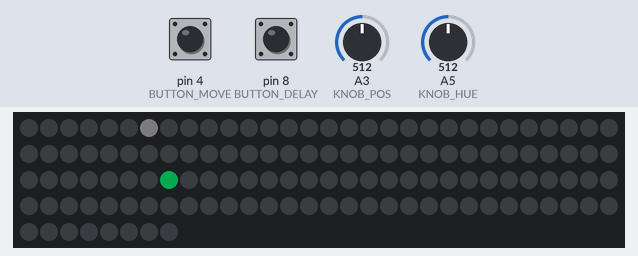
Bench run of a sketch on a simulated Arduino Uno, built with avr-gcc and run on an emulated ATmega328P. Shown: 128 RGB LEDs in strip order, left to right, continuing on the next row. The test bench sets the inputs (shaded band); at power-on: A5 (KNOB_HUE) = 512, A3 (KNOB_POS) = 512, pin 4 (BUTTON_MOVE) HIGH, pin 8 (BUTTON_DELAY) HIGH. Dim RGB values are drawn brighter than linear.

Above: at 3.8 s.
3.9 s: A5 (KNOB_HUE) set to 716
5.4 s: A3 (KNOB_POS) set to 716
At 5.49 s:
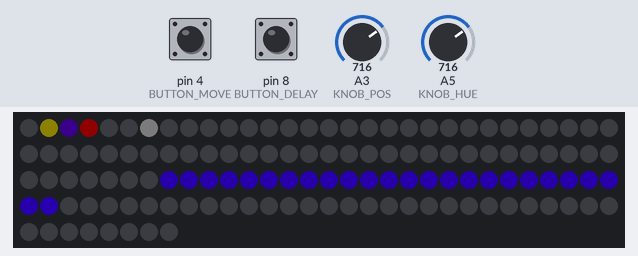
7.0 s: pin 4 (BUTTON_MOVE) pulled LOW for 0.15 s
At 7.8 s:
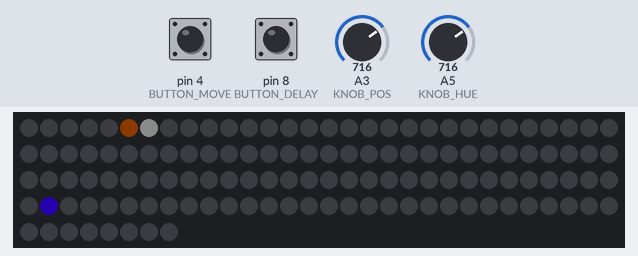
8.6 s: A3 (KNOB_POS) set to 122
At 9.04 s:
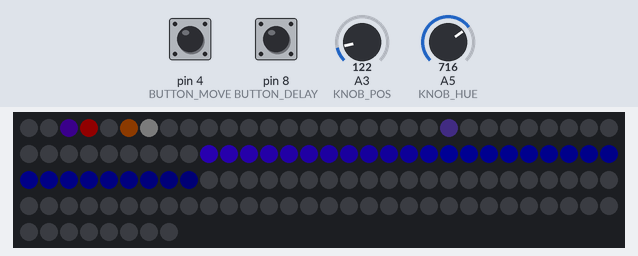
10.7 s: A5 (KNOB_HUE) set to 900
At 11.1 s:
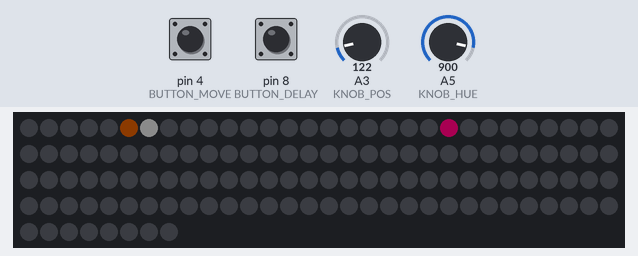
12.2 s: A3 (KNOB_POS) set to 900
At 12.66 s:
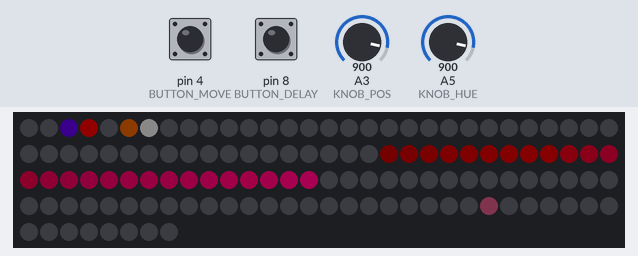
Timing chart, 0 to 15.2 s (numbered marks = the images above; inputs shaded):
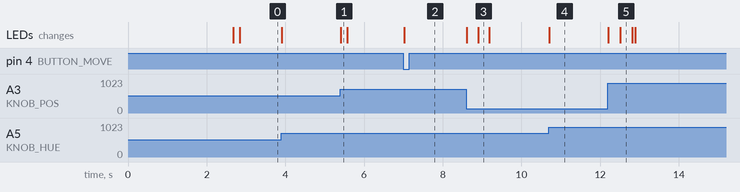

The sketch:

ws2812_knobs.ino
```cpp
// Author: Mark Fletcher
//   Date: 2022-04-01

/* Description:
 *     A ws2812 strip is illuminated based on inputs from 2 knobs. One knob
 * controls the hue of illumination, and the other knob controls the position
 * of illumination. The point at the position will be illuminated with the
 * selected hue at full brightness, and when the point is moved, a trail will
 * be left that gradually fades away.
 *
 * There are additional parameters controlled by pushbutton inputs. One button
 * is used to cycle between different methods of moving the light point. The
 * other button is used to cycle through different delay times so that the strip
 * animation can be slowed down to better see what's going on.
 *
 * Debug level 1 is recommended, as it gives a good indication of the settings
 * directly on the strip itself without being overly intrusive.
 */


#include <FastLED.h>
/* ?? FASTLED_USING_NAMESPACE ?? */


//-----------------------------------//
//--- CONFIGURATION AND CONSTANTS ---//

// Set debug level with M_DEBUG
// 0: Debug off
// 1: Debug display on lights (see note on UNRESERVED_START below)
// 2: Debug display on serial monitor (+ slower default operation)
#define M_DEBUG 1

// LED-related constants
#define LED_TYPE WS2812B
#define COLOR_ORDER GRB
#define DATA_PIN 2
#define MAX_BRIGHTNESS 128
#define STATUS_BRIGHTNESS 64
const uint16_t NUM_LEDS = 128;

#if M_DEBUG == 1
	/* Bottom area of led strip is reserved for debug display. The constant
	 * below should equal the number of status leds + 1 for divider.
	 * Legend:
	 *   0: Hue change
	 *   1: Position target change
	 *   2: Position change
	 *   3: Inactive led fade change
	 *   4: Delay time setting
	 *   5: Move style setting
	 *
	 *   UNRESERVED_START - 1: Divider (white, pulses when updating)
	 */
	#define UNRESERVED_START 7
#else
	#define UNRESERVED_START 0
#endif

// Input-related constants
#define KNOB_POS A3
#define KNOB_HUE A5
#define BUTTON_MOVE 4
#define BUTTON_DELAY 8

#define DELAY_MAX 1024
#define DEBOUNCE_MILLIS 20

// Status constants
typedef uint8_t status_t;  // Set C_RES to MSB value of type
#define CHANGED_RESERVED 0x80
#define CHANGED_HUE 0x01
#define CHANGED_TAR 0x02
#define CHANGED_MOV 0x04
#define CHANGED_FAD 0x08


//---------------//
//--- GLOBALS ---//

uint8_t hue;
uint16_t position = UNRESERVED_START;
uint16_t position_target;
CRGB leds[NUM_LEDS];

// Movement style to use when shifting position
// 0: (default) Fill area between and jump to target
// 1: Step position toward target with each frame
// 2: Jump to target with no in-between
const uint8_t move_style_count = 3;
uint8_t move_style = 0;
CRGB move_style_status = CRGB::Black;

// Delay to use at end of main loop
uint16_t delay_time = 0;
CRGB delay_time_status = CRGB::Black;


//---------------------------//
//--- FUNCTION PROTOTYPES ---//

void handleButtonMove(void);
void handleButtonDelay(void);

status_t logicHue(void);
status_t logicTarg(void);
status_t logicMove(void);
status_t logicFade(void);


//------------------------------//
//--- STRUCTS AND MISC TYPES ---//

// Struct of parameters for button debouncing
typedef struct {
	      uint8_t pin;            // Input pin number
	unsigned long lastPressTime;  // Initialize to 0
	          int lastState;      // Init to HIGH for pullup, LOW for pulldown
	          int trigger_on;     // Set to LOW for pullup, HIGH for pulldown
} buttonTracker;


//----------------------//
//--- MAIN FUNCTIONS ---//

void setup(void){
	// "Power up safety delay" -- seeing 3000 used here commonly
	delay(2666);

#if M_DEBUG == 2
	delay_time = 1000;
	delay_time_status = CHSV(map(delay_time, 0, DELAY_MAX, 0, 224), 255, STATUS_BRIGHTNESS);

	Serial.begin(9600);
	while(!Serial){;}
#endif

	pinMode(DATA_PIN, OUTPUT);

	pinMode(KNOB_HUE, INPUT);
	pinMode(KNOB_POS, INPUT);
	pinMode(BUTTON_MOVE, INPUT_PULLUP);
	pinMode(BUTTON_DELAY, INPUT_PULLUP);

	FastLED
		.addLeds<LED_TYPE, DATA_PIN, COLOR_ORDER>(leds, NUM_LEDS)
		.setCorrection(TypicalLEDStrip)
//		.setBrightness(MAX_BRIGHTNESS)
	;

	fill_solid(leds, NUM_LEDS, CRGB::Black);

#if M_DEBUG == 1
	leds[UNRESERVED_START - 1] = CHSV(0, 0, STATUS_BRIGHTNESS);
#endif

	FastLED.show();
}


void loop(void){
	status_t changed = 0;

	handleButtonMove();
	handleButtonDelay();

	changed |= logicHue();
	changed |= logicTarg();
	changed |= logicMove();
	changed |= logicFade();

#if M_DEBUG == 1
	// Set status lights and check if they need updating
	CRGB sleds[UNRESERVED_START - 1];
	memcpy(sleds, leds, (UNRESERVED_START - 1) * sizeof(leds[0]));

	leds[0] = CHSV( 96, 255, ((changed & CHANGED_HUE) > 0) * STATUS_BRIGHTNESS);
	leds[1] = CHSV( 64, 255, ((changed & CHANGED_TAR) > 0) * STATUS_BRIGHTNESS);
	leds[2] = CHSV(192, 255, ((changed & CHANGED_MOV) > 0) * STATUS_BRIGHTNESS);
	leds[3] = CHSV(  0, 255, ((changed & CHANGED_FAD) > 0) * STATUS_BRIGHTNESS);
	leds[4] = delay_time_status;
	leds[5] = move_style_status;

	for(uint8_t j = 0; j < UNRESERVED_START - 1; ++j){
		if(sleds[j] != leds[j]){
			changed |= CHANGED_RESERVED;
			break;
		}
	}
#endif

	if(changed){
#if M_DEBUG == 1
		leds[UNRESERVED_START - 1] = CHSV(0, 0, beatsin16(120, STATUS_BRIGHTNESS - 40, STATUS_BRIGHTNESS));
#elif M_DEBUG == 2
		char str[50];
		sprintf(str, "updating (%u) p.%u h.%u T+%lu", changed, position, hue, millis());
		Serial.println(str);
		delay(10);  // Delay after serial, before FLED show for reasons
#endif

		if(position != position_target) leds[position_target] = CHSV(hue, 128, 42);
		leds[position] = CHSV(hue, 255, MAX_BRIGHTNESS);
		FastLED.show();
	}

	delay(delay_time);
}


//-----------------------//
//--- INPUT FUNCTIONS ---//

/**
 * Generic button handling function.
 * Takes in a buttonTracker struct and uses and sets values therein to read
 * buttons and apply debouncing. Returns TRUE if a debounced button press
 * occured, FALSE otherwise. Will only return TRUE once per detected button
 * press.
 */
bool handleButton(buttonTracker * params){
	int bval = digitalRead(params->pin);

	// State changed - set timer and track new state
	if(bval != params->lastState){
		params->lastPressTime = millis();
		params->lastState = bval;
		return false;
	}

	// No state change and no timer set - do nothing
	if(params->lastPressTime == 0) return false;
	// Timer set, but not time to trigger yet - do nothing
	if(millis() - params->lastPressTime <= DEBOUNCE_MILLIS) return false;

	// Debounce time elapsed and state steady - apply current bval
	params->lastPressTime = 0;
	return bval == params->trigger_on;
}


/**
 * Handler for the movement style button.
 * Cycles through the movement styles when the relevant button is pressed and
 * sets the related status light to the corresponding color.
 */
void handleButtonMove(void){
	static buttonTracker params = {
		.pin = BUTTON_MOVE,
		.lastPressTime = 0,
		.lastState = HIGH,
		.trigger_on = LOW
	};

	if(handleButton(&params)){
		move_style = (move_style + 1) % move_style_count;

		switch(move_style){
		// 1: Step with frame
		case 1: move_style_status = CHSV(32, 255, STATUS_BRIGHTNESS); break;
		// 2: Jump to target
		case 2: move_style_status = CHSV(128, 255, STATUS_BRIGHTNESS); break;
		// default: Fill and jump
		default: move_style_status = CRGB::Black;
		}
	}
}


/**
 * Handler for the delay time button.
 * Increases the delay when the relevant button is pressed. The delay will be
 * stepped up by doubling, up to the DELAY_MAX value. Once DELAY_MAX is
 * exceeded, the delay will wrap back to zero.
 */
void handleButtonDelay(void){
	static buttonTracker params = {
		.pin = BUTTON_DELAY,
		.lastPressTime = 0,
		.lastState = HIGH,
		.trigger_on = LOW
	};

	if(handleButton(&params)){
		delay_time = (delay_time == 0) ? 8 : delay_time * 2;
		if(delay_time > DELAY_MAX) delay_time = 0;
		delay_time_status = (delay_time == 0)
			? CHSV(0, 0, 0)
			: CHSV(map(delay_time, 0, DELAY_MAX, 0, 224), 255, STATUS_BRIGHTNESS)
		;
	}
}


//-----------------------//
//--- LOGIC FUNCTIONS ---//

/**
 * Logic for hue control.
 * Reads the value of the hue knob's pin and determines if a change has been
 * made and what value to set for the hue if so. Returns the CHANGED_HUE status
 * code if a change was made or 0 if no change.
 */
status_t logicHue(void){
	static uint16_t last_hue = -1;

	uint16_t hue_reading = analogRead(KNOB_HUE);
	if(hue_reading == last_hue) return 0;

	uint8_t hpre = hue;
	hue = map(hue_reading, 0, 1024, 0, 255);
	last_hue = hue_reading;

	// Only register change if hue itself changed
	return (hpre != hue) * CHANGED_HUE;
}


/**
 * Logic for position target control.
 * Reads the value of the position knob's pin and determines if a change has
 * been made and what value to set for the position target if so. Returns the
 * CHANGED_TAR status code if a change was made or 0 if no change.
 */
status_t logicTarg(void){
	static uint16_t last_pos = -1;

	uint16_t pos_reading  = analogRead(KNOB_POS);
	if(pos_reading == last_pos) return 0;

	uint16_t ppre = position_target;
	position_target = map(pos_reading, 0, 1024, UNRESERVED_START, NUM_LEDS);
	last_pos = pos_reading;

	// Only register change if pos itself changed
	return (ppre != position_target) * CHANGED_TAR;
}


/**
 * Logic for moving active led.
 * Will adjust the value in the position global as needed to get the active led
 * to the correct place. The way the move happens will depend on the currently
 * set move style.  Returns the CHANGED_MOV status code if any movement
 * occurred.
 */
status_t logicMove(void){
	if(position == position_target) return 0;

#if DEBUG == 2
	// If doing serial debug, just jump to position
	position = position_target;
	return CHANGED_MOV;
#else
	switch(move_style){
	case 1:
		// Move one step toward position target with each frame
		if(position < position_target) ++position;
		else --position;
	break;

	case 2:
		// Jump position to target with no in-between
		position = position_target;
	break;

	default:
		// Fill space between position and target and jump to target
		uint16_t start, finish;
		if(position < position_target){
			start = position;
			finish = position_target;
		} else {
			start = position_target;
			finish = position;
		}
		fill_solid(leds + start, finish - start, CHSV(hue, 255, MAX_BRIGHTNESS));
		position = position_target;
	}

	return CHANGED_MOV;
#endif
}


/**
 * Logic for fading inactive leds.
 * Will go through the leds array and apply a fade to each entry, skipping the
 * led at the active position. Returns the CHANGED_FAD status code if any leds
 * values were changed or 0 if no values actually changed.
 */
status_t logicFade(void){
	// TODO: Consider using fade_whatever(leds, range, amt) to do setting more
	// efficiently (?) and then detect change another way

	status_t changed = 0;

	for(uint16_t j = UNRESERVED_START; j < NUM_LEDS; ++j){
		// Eliminate branch if possible
		// Supposedly, AVR BP will assume branch not taken, 1 cycle penalty when wrong
		if(j == position) continue;

		CRGB initial = leds[j];

#if M_DEBUG != 2
		leds[j].fadeToBlackBy(16);
#else
		leds[j].fadeToBlackBy(175);

		if(initial != leds[j]){
			Serial.print(j); Serial.print(": "); Serial.println(initial != leds[j]);
		}
		status_t cpre = changed;
#endif

		changed |= (initial != leds[j]);

#if M_DEBUG == 2
		if(cpre != changed){
			Serial.print("changed (j="); Serial.print(j);
			Serial.print(") pre: "); Serial.print(cpre);
			Serial.print("  :: post: "); Serial.println(changed);
		}
#endif
	}

	return changed * CHANGED_FAD;
}
```

Measured:
- after the input at 5.4 s, the LEDs: change at once (image 1)
- after the input at 7.0 s, the LEDs: change at once (image 2)
- after the input at 8.6 s, the LEDs: first change at once (image 3 shows a later state)
- after the input at 10.7 s, the LEDs: first change at once (image 4 shows a later state)
- after the input at 12.2 s, the LEDs: first change at once (image 5 shows a later state)
